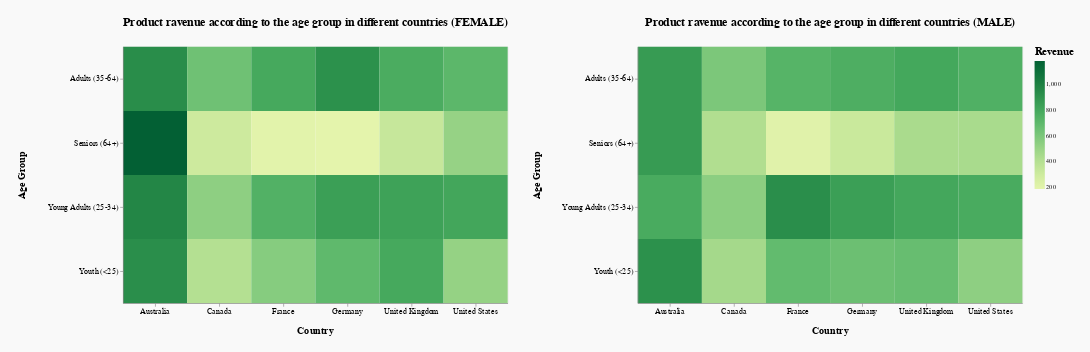

The cell this chart's notebook holds for it:
### Code cell
c4

### Figure 1 — Vega-Lite specification as saved in the notebook (floating-point values rounded to 4 significant figures)
{"config": {"view": {"continuousWidth": 400, "continuousHeight": 300}, "concat": {"spacing": 35}, "title": {"dy": -25, "fontSize": 18}}, "hconcat": [{"data": {"name": "data-55f5c602e61542bb7ffecd0d6c8d41a6"}, "mark": "rect", "encoding": {"color": {"type": "quantitative", "field": "Revenue", "legend": {"title": "Revenue", "titleFontSize": 17}, "scale": {"scheme": "yellowgreen"}}, "tooltip": {"type": "quantitative", "field": "Revenue", "format": ".3s"}, "x": {"type": "ordinal", "axis": {"labelAngle": 0, "labelFontSize": 13, "titleFontSize": 16, "titleY": 35}, "field": "Country"}, "y": {"type": "ordinal", "axis": {"labelFontSize": 13, "title": "Age Group", "titleFontSize": 16, "titleX": -150}, "field": "Age_Group"}}, "height": 400, "title": "Product ravenue according to the age group in different countries (FEMALE)", "width": 600}, {"data": {"name": "data-87f1fe28ac81407691f60c5a396fc4a4"}, "mark": "rect", "encoding": {"color": {"type": "quantitative", "field": "Revenue", "legend": {"title": "Revenue", "titleFontSize": 17}, "scale": {"scheme": "yellowgreen"}}, "tooltip": {"type": "quantitative", "field": "Revenue", "format": ".3s"}, "x": {"type": "ordinal", "axis": {"labelAngle": 0, "labelFontSize": 13, "titleFontSize": 16, "titleY": 35}, "field": "Country"}, "y": {"type": "ordinal", "axis": {"labelFontSize": 13, "title": "Age Group", "titleFontSize": 16, "titleX": -150}, "field": "Age_Group"}}, "height": 400, "title": "Product ravenue according to the age group in different countries (MALE)", "width": 600}], "background": "#F9F9F9", "padding": 25, "$schema": "https://vega.github.io/schema/vega-lite/v4.8.1.json", "datasets": {"data-55f5c602e61542bb7ffecd0d6c8d41a6": [{"Country": "Australia", "Age_Group": "Adults (35-64)", "Customer_Gender": "F", "Revenue": 929.8}, {"Country": "Australia", "Age_Group": "Seniors (64+)", "Customer_Gender": "F", "Revenue": 1181.0}, {"Country": "Australia", "Age_Group": "Young Adults (25-34)", "Customer_Gender": "F", "Revenue": 966.2}, {"Country": "Australia", "Age_Group": "Youth (<25)", "Customer_Gender": "F", "Revenue": 926.8}, {"Country": "Canada", "Age_Group": "Adults (35-64)", "Customer_Gender": "F", "Revenue": 640.2}, {"Country": "Canada", "Age_Group": "Seniors (64+)", "Customer_Gender": "F", "Revenue": 300.8}, {"Country": "Canada", "Age_Group": "Young Adults (25-34)", "Customer_Gender": "F", "Revenue": 536.2}, {"Country": "Canada", "Age_Group": "Youth (<25)", "Customer_Gender": "F", "Revenue": 401.7}, {"Country": "France", "Age_Group": "Adults (35-64)", "Customer_Gender": "F", "Revenue": 786.6}, {"Country": "France", "Age_Group": "Seniors (64+)", "Customer_Gender": "F", "Revenue": 197.2}, {"Country": "France", "Age_Group": "Young Adults (25-34)", "Customer_Gender": "F", "Revenue": 742.5}, {"Country": "France", "Age_Group": "Youth (<25)", "Customer_Gender": "F", "Revenue": 562.7}, {"Country": "Germany", "Age_Group": "Adults (35-64)", "Customer_Gender": "F", "Revenue": 914.5}, {"Country": "Germany", "Age_Group": "Seniors (64+)", "Customer_Gender": "F", "Revenue": 185.8}, {"Country": "Germany", "Age_Group": "Young Adults (25-34)", "Customer_Gender": "F", "Revenue": 840.8}, {"Country": "Germany", "Age_Group": "Youth (<25)", "Customer_Gender": "F", "Revenue": 696.2}, {"Country": "United Kingdom", "Age_Group": "Adults (35-64)", "Customer_Gender": "F", "Revenue": 768.4}, {"Country": "United Kingdom", "Age_Group": "Seniors (64+)", "Customer_Gender": "F", "Revenue": 330.6}, {"Country": "United Kingdom", "Age_Group": "Young Adults (25-34)", "Customer_Gender": "F", "Revenue": 826.2}, {"Country": "United Kingdom", "Age_Group": "Youth (<25)", "Customer_Gender": "F", "Revenue": 787.0}, {"Country": "United States", "Age_Group": "Adults (35-64)", "Customer_Gender": "F", "Revenue": 705.3}, {"Country": "United States", "Age_Group": "Seniors (64+)", "Customer_Gender": "F", "Revenue": 511.5}, {"Country": "United States", "Age_Group": "Young Adults (25-34)", "Customer_Gender": "F", "Revenue": 803.7}, {"Country": "United States", "Age_Group": "Youth (<25)", "Customer_Gender": "F", "Revenue": 515.3}], "data-87f1fe28ac81407691f60c5a396fc4a4": [{"Country": "Australia", "Age_Group": "Adults (35-64)", "Customer_Gender": "M", "Revenue": 860.4}, {"Country": "Australia", "Age_Group": "Seniors (64+)", "Customer_Gender": "M", "Revenue": 860.8}, {"Country": "Australia", "Age_Group": "Young Adults (25-34)", "Customer_Gender": "M", "Revenue": 776.3}, {"Country": "Australia", "Age_Group": "Youth (<25)", "Customer_Gender": "M", "Revenue": 913.3}, {"Country": "Canada", "Age_Group": "Adults (35-64)", "Customer_Gender": "M", "Revenue": 596.2}, {"Country": "Canada", "Age_Group": "Seniors (64+)", "Customer_Gender": "M", "Revenue": 414.6}, {"Country": "Canada", "Age_Group": "Young Adults (25-34)", "Customer_Gender": "M", "Revenue": 545.2}, {"Country": "Canada", "Age_Group": "Youth (<25)", "Customer_Gender": "M", "Revenue": 459.6}, {"Country": "France", "Age_Group": "Adults (35-64)", "Customer_Gender": "M", "Revenue": 726.5}, {"Country": "France", "Age_Group": "Seniors (64+)", "Customer_Gender": "M", "Revenue": 205.1}, {"Country": "France", "Age_Group": "Young Adults (25-34)", "Customer_Gender": "M", "Revenue": 927.7}, {"Country": "France", "Age_Group": "Youth (<25)", "Customer_Gender": "M", "Revenue": 681.7}, {"Country": "Germany", "Age_Group": "Adults (35-64)", "Customer_Gender": "M", "Revenue": 758.8}, {"Country": "Germany", "Age_Group": "Seniors (64+)", "Customer_Gender": "M", "Revenue": 317.2}, {"Country": "Germany", "Age_Group": "Young Adults (25-34)", "Customer_Gender": "M", "Revenue": 841.7}, {"Country": "Germany", "Age_Group": "Youth (<25)", "Customer_Gender": "M", "Revenue": 651.8}, {"Country": "United Kingdom", "Age_Group": "Adults (35-64)", "Customer_Gender": "M", "Revenue": 795.7}, {"Country": "United Kingdom", "Age_Group": "Seniors (64+)", "Customer_Gender": "M", "Revenue": 439.7}, {"Country": "United Kingdom", "Age_Group": "Young Adults (25-34)", "Customer_Gender": "M", "Revenue": 799.5}, {"Country": "United Kingdom", "Age_Group": "Youth (<25)", "Customer_Gender": "M", "Revenue": 667.9}, {"Country": "United States", "Age_Group": "Adults (35-64)", "Customer_Gender": "M", "Revenue": 748.1}, {"Country": "United States", "Age_Group": "Seniors (64+)", "Customer_Gender": "M", "Revenue": 445.2}, {"Country": "United States", "Age_Group": "Young Adults (25-34)", "Customer_Gender": "M", "Revenue": 774.2}, {"Country": "United States", "Age_Group": "Youth (<25)", "Customer_Gender": "M", "Revenue": 535.8}]}}
